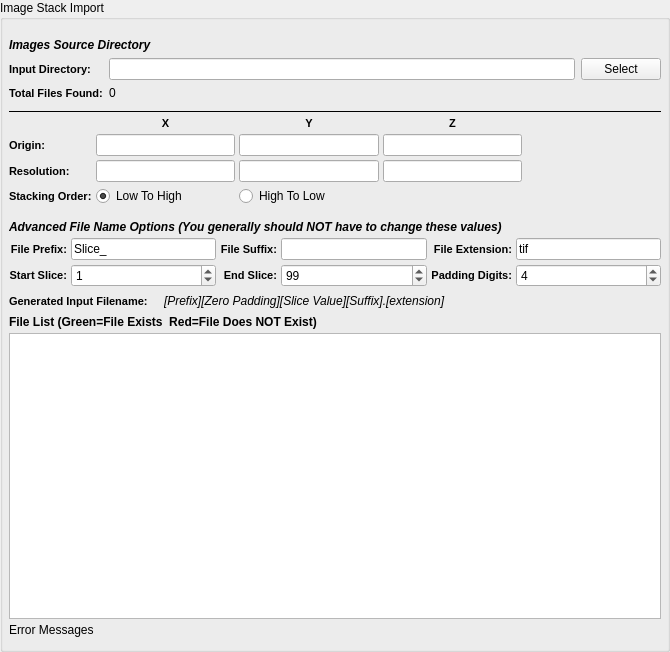
<?xml version="1.0" encoding="UTF-8"?>
<ui version="4.0">
 <class>QR3DAnalyticsReaderWidget</class>
 <widget class="QFilterWidget" name="QR3DAnalyticsReaderWidget">
  <property name="geometry">
   <rect>
    <x>0</x>
    <y>0</y>
    <width>670</width>
    <height>652</height>
   </rect>
  </property>
  <property name="windowTitle">
   <string>Form</string>
  </property>
  <property name="title">
   <string>Image Stack Import</string>
  </property>
  <layout class="QGridLayout" name="gridLayout_3">
   <property name="leftMargin">
    <number>6</number>
   </property>
   <property name="topMargin">
    <number>12</number>
   </property>
   <property name="rightMargin">
    <number>6</number>
   </property>
   <property name="bottomMargin">
    <number>12</number>
   </property>
   <property name="spacing">
    <number>4</number>
   </property>
   <item row="6" column="0">
    <layout class="QGridLayout" name="gridLayout_20">
     <item row="1" column="0">
      <widget class="QLabel" name="label_50">
       <property name="styleSheet">
        <string notr="true">QLabel {
font-weight: bold;
font-size: 11px;
}</string>
       </property>
       <property name="text">
        <string>Start Slice:</string>
       </property>
       <property name="alignment">
        <set>Qt::AlignRight|Qt::AlignTrailing|Qt::AlignVCenter</set>
       </property>
      </widget>
     </item>
     <item row="1" column="1">
      <widget class="QSpinBox" name="m_ZStartIndex">
       <property name="minimumSize">
        <size>
         <width>75</width>
         <height>0</height>
        </size>
       </property>
       <property name="toolTip">
        <string>Which file index to start the import at.</string>
       </property>
       <property name="maximum">
        <number>1000000</number>
       </property>
       <property name="value">
        <number>1</number>
       </property>
      </widget>
     </item>
     <item row="1" column="2">
      <widget class="QLabel" name="label_51">
       <property name="styleSheet">
        <string notr="true">QLabel {
font-weight: bold;
font-size: 11px;
}</string>
       </property>
       <property name="text">
        <string>End Slice:</string>
       </property>
       <property name="alignment">
        <set>Qt::AlignRight|Qt::AlignTrailing|Qt::AlignVCenter</set>
       </property>
      </widget>
     </item>
     <item row="1" column="3">
      <widget class="QSpinBox" name="m_ZEndIndex">
       <property name="minimumSize">
        <size>
         <width>75</width>
         <height>0</height>
        </size>
       </property>
       <property name="toolTip">
        <string>The file index to stop the import at. (Inclusive)</string>
       </property>
       <property name="maximum">
        <number>1000000</number>
       </property>
       <property name="value">
        <number>99</number>
       </property>
      </widget>
     </item>
     <item row="1" column="4">
      <widget class="QLabel" name="label_21">
       <property name="styleSheet">
        <string notr="true">QLabel {
font-weight: bold;
font-size: 11px;
}</string>
       </property>
       <property name="text">
        <string>Padding Digits:</string>
       </property>
       <property name="alignment">
        <set>Qt::AlignRight|Qt::AlignTrailing|Qt::AlignVCenter</set>
       </property>
      </widget>
     </item>
     <item row="1" column="5">
      <widget class="QSpinBox" name="m_TotalDigits">
       <property name="toolTip">
        <string>The number of digits to allow for the slice index.</string>
       </property>
       <property name="value">
        <number>4</number>
       </property>
      </widget>
     </item>
     <item row="0" column="0">
      <widget class="QLabel" name="label_32">
       <property name="styleSheet">
        <string notr="true">QLabel {
font-weight: bold;
font-size: 11px;
}</string>
       </property>
       <property name="text">
        <string>File Prefix:</string>
       </property>
       <property name="alignment">
        <set>Qt::AlignRight|Qt::AlignTrailing|Qt::AlignVCenter</set>
       </property>
      </widget>
     </item>
     <item row="0" column="1">
      <widget class="QLineEdit" name="m_FilePrefix">
       <property name="toolTip">
        <string>The front part of the input file name</string>
       </property>
       <property name="text">
        <string>Slice_</string>
       </property>
      </widget>
     </item>
     <item row="0" column="2">
      <widget class="QLabel" name="label_13">
       <property name="styleSheet">
        <string notr="true">QLabel {
font-weight: bold;
font-size: 11px;
}</string>
       </property>
       <property name="text">
        <string>File Suffix:</string>
       </property>
       <property name="alignment">
        <set>Qt::AlignRight|Qt::AlignTrailing|Qt::AlignVCenter</set>
       </property>
      </widget>
     </item>
     <item row="0" column="3">
      <widget class="QLineEdit" name="m_FileSuffix">
       <property name="toolTip">
        <string>The part of the filename that comes AFTER the slice index</string>
       </property>
      </widget>
     </item>
     <item row="0" column="4">
      <widget class="QLabel" name="label_56">
       <property name="styleSheet">
        <string notr="true">QLabel {
font-weight: bold;
font-size: 11px;
}</string>
       </property>
       <property name="text">
        <string>File Extension:</string>
       </property>
       <property name="alignment">
        <set>Qt::AlignRight|Qt::AlignTrailing|Qt::AlignVCenter</set>
       </property>
      </widget>
     </item>
     <item row="0" column="5">
      <widget class="QLineEdit" name="m_FileExt">
       <property name="toolTip">
        <string>The file extension of the input files</string>
       </property>
       <property name="text">
        <string>tif</string>
       </property>
      </widget>
     </item>
    </layout>
   </item>
   <item row="5" column="0">
    <widget class="QLabel" name="label_58">
     <property name="styleSheet">
      <string notr="true">QLabel 
{
	font-style: italic;font-weight: bold;
font-size: 12px;
}</string>
     </property>
     <property name="text">
      <string>Advanced File Name Options (You generally should NOT have to change these values)</string>
     </property>
    </widget>
   </item>
   <item row="4" column="0">
    <layout class="QGridLayout" name="gridLayout_2">
     <property name="bottomMargin">
      <number>10</number>
     </property>
     <item row="2" column="0">
      <widget class="QLabel" name="label_2">
       <property name="styleSheet">
        <string notr="true">QLabel {
font-weight: bold;
font-size: 11px;
}</string>
       </property>
       <property name="text">
        <string>Resolution:</string>
       </property>
      </widget>
     </item>
     <item row="1" column="0">
      <widget class="QLabel" name="label">
       <property name="styleSheet">
        <string notr="true">QLabel {
font-weight: bold;
font-size: 11px;
}</string>
       </property>
       <property name="text">
        <string>Origin:</string>
       </property>
      </widget>
     </item>
     <item row="2" column="3">
      <widget class="QLineEdit" name="zRes"/>
     </item>
     <item row="1" column="2">
      <widget class="QLineEdit" name="yOrigin"/>
     </item>
     <item row="1" column="3">
      <widget class="QLineEdit" name="zOrigin"/>
     </item>
     <item row="2" column="2">
      <widget class="QLineEdit" name="yRes"/>
     </item>
     <item row="2" column="1">
      <widget class="QLineEdit" name="xRes"/>
     </item>
     <item row="1" column="1">
      <widget class="QLineEdit" name="xOrigin"/>
     </item>
     <item row="0" column="1">
      <widget class="QLabel" name="label_3">
       <property name="styleSheet">
        <string notr="true">QLabel {
font-weight: bold;
font-size: 11px;
}</string>
       </property>
       <property name="text">
        <string>X</string>
       </property>
       <property name="alignment">
        <set>Qt::AlignCenter</set>
       </property>
      </widget>
     </item>
     <item row="0" column="2">
      <widget class="QLabel" name="label_4">
       <property name="styleSheet">
        <string notr="true">QLabel {
font-weight: bold;
font-size: 11px;
}</string>
       </property>
       <property name="text">
        <string>Y</string>
       </property>
       <property name="alignment">
        <set>Qt::AlignCenter</set>
       </property>
      </widget>
     </item>
     <item row="0" column="3">
      <widget class="QLabel" name="label_6">
       <property name="styleSheet">
        <string notr="true">QLabel {
font-weight: bold;
font-size: 11px;
}</string>
       </property>
       <property name="text">
        <string>Z</string>
       </property>
       <property name="alignment">
        <set>Qt::AlignCenter</set>
       </property>
      </widget>
     </item>
     <item row="0" column="4" rowspan="3">
      <spacer name="horizontalSpacer">
       <property name="orientation">
        <enum>Qt::Horizontal</enum>
       </property>
       <property name="sizeHint" stdset="0">
        <size>
         <width>40</width>
         <height>20</height>
        </size>
       </property>
      </spacer>
     </item>
     <item row="3" column="0">
      <widget class="QLabel" name="label_7">
       <property name="styleSheet">
        <string notr="true">QLabel {
font-weight: bold;
font-size: 11px;
}</string>
       </property>
       <property name="text">
        <string>Stacking Order:</string>
       </property>
      </widget>
     </item>
     <item row="3" column="1">
      <widget class="QRadioButton" name="m_StackLowToHigh">
       <property name="text">
        <string>Low To High</string>
       </property>
       <property name="checked">
        <bool>true</bool>
       </property>
      </widget>
     </item>
     <item row="3" column="2">
      <widget class="QRadioButton" name="m_StackHighToLow">
       <property name="text">
        <string>High To Low</string>
       </property>
      </widget>
     </item>
    </layout>
   </item>
   <item row="3" column="0">
    <widget class="Line" name="line_9">
     <property name="frameShadow">
      <enum>QFrame::Plain</enum>
     </property>
     <property name="orientation">
      <enum>Qt::Horizontal</enum>
     </property>
    </widget>
   </item>
   <item row="0" column="0">
    <layout class="QGridLayout" name="gridLayout">
     <property name="topMargin">
      <number>6</number>
     </property>
     <property name="bottomMargin">
      <number>6</number>
     </property>
     <property name="spacing">
      <number>6</number>
     </property>
     <item row="0" column="0" colspan="3">
      <widget class="QLabel" name="label_5">
       <property name="styleSheet">
        <string notr="true">QLabel 
{
	font-style: italic;font-weight: bold;
font-size: 12px;
}</string>
       </property>
       <property name="text">
        <string>Images Source Directory</string>
       </property>
      </widget>
     </item>
     <item row="1" column="0">
      <widget class="QLabel" name="label_29">
       <property name="toolTip">
        <string>The directory that contains the .ang or .ctf files</string>
       </property>
       <property name="styleSheet">
        <string notr="true">QLabel {
font-weight: bold;
font-size: 11px;
}</string>
       </property>
       <property name="text">
        <string>Input Directory:</string>
       </property>
      </widget>
     </item>
     <item row="1" column="1">
      <widget class="QFSDropLineEdit" name="m_InputDir"/>
     </item>
     <item row="1" column="2">
      <widget class="QPushButton" name="m_InputDirBtn">
       <property name="text">
        <string>Select</string>
       </property>
      </widget>
     </item>
     <item row="2" column="0">
      <widget class="QLabel" name="label_47">
       <property name="styleSheet">
        <string notr="true">QLabel {
font-weight: bold;
font-size: 11px;
}</string>
       </property>
       <property name="text">
        <string>Total Files Found:</string>
       </property>
      </widget>
     </item>
     <item row="2" column="1">
      <widget class="QLabel" name="m_TotalSlices">
       <property name="text">
        <string>0</string>
       </property>
      </widget>
     </item>
    </layout>
   </item>
   <item row="10" column="0">
    <widget class="QLabel" name="m_ErrorMessage">
     <property name="text">
      <string>Error Messages</string>
     </property>
    </widget>
   </item>
   <item row="9" column="0">
    <widget class="QListWidget" name="m_FileListView">
     <property name="sizePolicy">
      <sizepolicy hsizetype="Expanding" vsizetype="MinimumExpanding">
       <horstretch>0</horstretch>
       <verstretch>0</verstretch>
      </sizepolicy>
     </property>
     <property name="toolTip">
      <string>The list of files that will be imported in the order they will be imported into the HDF5 Ebsd File</string>
     </property>
    </widget>
   </item>
   <item row="8" column="0">
    <widget class="QLabel" name="label_57">
     <property name="font">
      <font>
       <weight>75</weight>
       <italic>false</italic>
       <bold>true</bold>
      </font>
     </property>
     <property name="text">
      <string>File List (Green=File Exists  Red=File Does NOT Exist)</string>
     </property>
    </widget>
   </item>
   <item row="7" column="0">
    <layout class="QHBoxLayout" name="_6">
     <item>
      <widget class="QLabel" name="label_17">
       <property name="styleSheet">
        <string notr="true">QLabel {
font-weight: bold;
font-size: 11px;
}</string>
       </property>
       <property name="text">
        <string>Generated Input Filename:</string>
       </property>
      </widget>
     </item>
     <item>
      <spacer name="horizontalSpacer_24">
       <property name="orientation">
        <enum>Qt::Horizontal</enum>
       </property>
       <property name="sizeType">
        <enum>QSizePolicy::Fixed</enum>
       </property>
       <property name="sizeHint" stdset="0">
        <size>
         <width>12</width>
         <height>20</height>
        </size>
       </property>
      </spacer>
     </item>
     <item>
      <widget class="QLabel" name="m_GeneratedFileNameExample">
       <property name="font">
        <font>
         <italic>true</italic>
        </font>
       </property>
       <property name="text">
        <string>[Prefix][Zero Padding][Slice Value][Suffix].[extension]</string>
       </property>
      </widget>
     </item>
     <item>
      <spacer name="horizontalSpacer_25">
       <property name="orientation">
        <enum>Qt::Horizontal</enum>
       </property>
       <property name="sizeHint" stdset="0">
        <size>
         <width>40</width>
         <height>20</height>
        </size>
       </property>
      </spacer>
     </item>
    </layout>
   </item>
  </layout>
 </widget>
 <customwidgets>
  <customwidget>
   <class>QFSDropLineEdit</class>
   <extends>QLineEdit</extends>
   <header location="global">QFSDropLineEdit.h</header>
  </customwidget>
  <customwidget>
   <class>QFilterWidget</class>
   <extends>QGroupBox</extends>
   <header location="global">QFilterWidget.h</header>
   <container>1</container>
  </customwidget>
 </customwidgets>
 <resources/>
 <connections/>
</ui>
